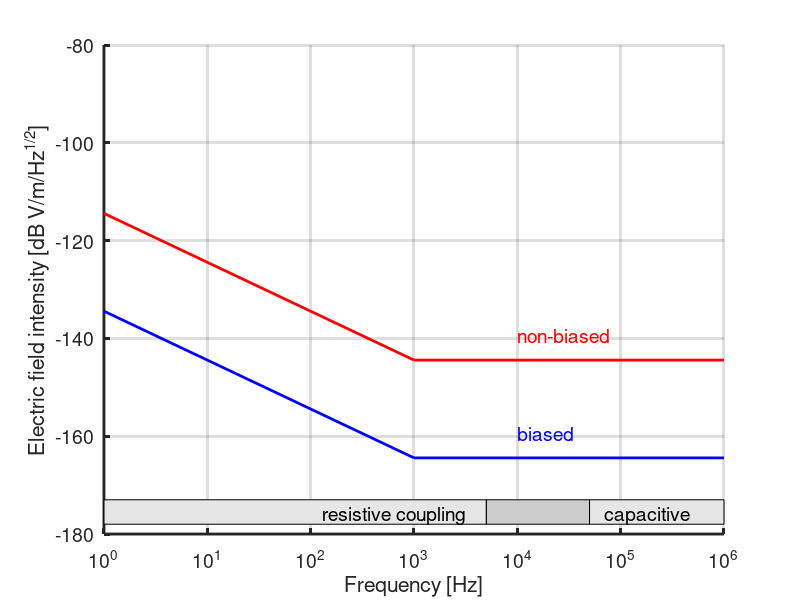

The MATLAB source for this figure:
% sensitivity curve for the SolO antennas  
% based on Lennarts calculations for the Bepi

db_range=[-180 -80]; % dB range 
f_range=[1 1e6]; % frequencies in Hz
f_transition=[5e3 50e3]; % frequency range of transition from resistive to capacitive coupling

figure(1);clf;
h=subplot(1,1,1);
set(gca,'xscale','log','xlim',f_range);
set(gca,'ylim',db_range);
color_order=[0 0 1;1 0 0;0 0 1;0 0.6 0; 1 0 1];
set(gca,'linewidth',2,'MinorGridLineStyle','none','FontSize',14, ...
    'ColorOrder',color_order);
grid on;hold on;

bias_noise_level=-180+20*log10(30/5); % noise level  
SOFI_bias_X=[f_range(1) 1e3 f_range(2)];
SOFI_bias_Y=bias_noise_level + [log10(SOFI_bias_X(2)/SOFI_bias_X(1))*10 0  0];

resistance_ratio=10; % how many times unbiased resistance is larger than biased
nobias_noise_level=-180+20*log10(30/5)+20*log10(resistance_ratio); % noise level
SOFI_nobias_X=[f_range(1) 1e3 f_range(2)];
SOFI_nobias_Y=nobias_noise_level + [log10(SOFI_nobias_X(2)/SOFI_nobias_X(1))*10 0  0];

hp=plot(SOFI_nobias_X,SOFI_nobias_Y,'r',SOFI_bias_X,SOFI_bias_Y,'b');
set(hp,'linewidth',2);
ht=text(1e4,bias_noise_level+5,'biased');set(ht,'fontsize',14,'color','b');
ht=text(1e4,nobias_noise_level+5,'non-biased');set(ht,'fontsize',14,'color','r');

ylabel('Electric field intensity [dB V/m/Hz^{1/2}]');
xlabel('Frequency [Hz]');

patch([f_transition fliplr(f_transition)],db_range(1)+ [2 2 7 7], [0.8 0.8 0.8]);
patch([f_range(1) f_transition(1) f_transition(1) f_range(1)],db_range(1)+ [2 2 7 7], [0.9 0.9 0.9]);
ht=text(f_transition(1),db_range(1)+2,'resistive coupling    ');
set(ht,'fontsize',14,'verticalalignment','bottom','horizontalalignment','right');
patch([f_transition(2) f_range(2) f_range(2) f_transition(2)],db_range(1)+ [2 2 7 7], [0.9 0.9 0.9]);
ht=text(f_transition(2),db_range(1)+2,'   capacitive ');
set(ht,'fontsize',14,'verticalalignment','bottom','horizontalalignment','left');



%title('Solar Orbiter RPW noise level');

% for jj=1:length(v);
%     ttt=['v= ' num2str(v_kms(jj)) ' km/s'];
%     ht=text(l_inv_range(1)*11,f_range(2)*0.95*0.5^jj,ttt);
%     set(ht,'FontSize',14,'VerticalAlignment','top','Color',color_order(jj,:));
% end

% RPW instrument DC;LF;HF
% patch(l_inv_range(2)*[0.1 0.3 0.3 0.1], [f_range(1) f_range(1) 300 300],[1 0.5 0.5]) 
% ht=text(l_inv_range(2)*0.12, 10,'DC');set(ht,'fontsize',14);
% patch(l_inv_range(2)*[0.33 0.99 0.99 0.33], [100 100 25000 25000],[1 0.5 0.5]) 
% ht=text(l_inv_range(2)*0.4, 1000,'LF');set(ht,'fontsize',14);
% patch(l_inv_range(2)*[0.1 0.3 0.3 0.1], [2.5e3 2.5e3 1e6 1e6],[1 0.5 0.5]) 
% ht=text(l_inv_range(2)*0.12, 1e5,'HF');set(ht,'fontsize',14);

